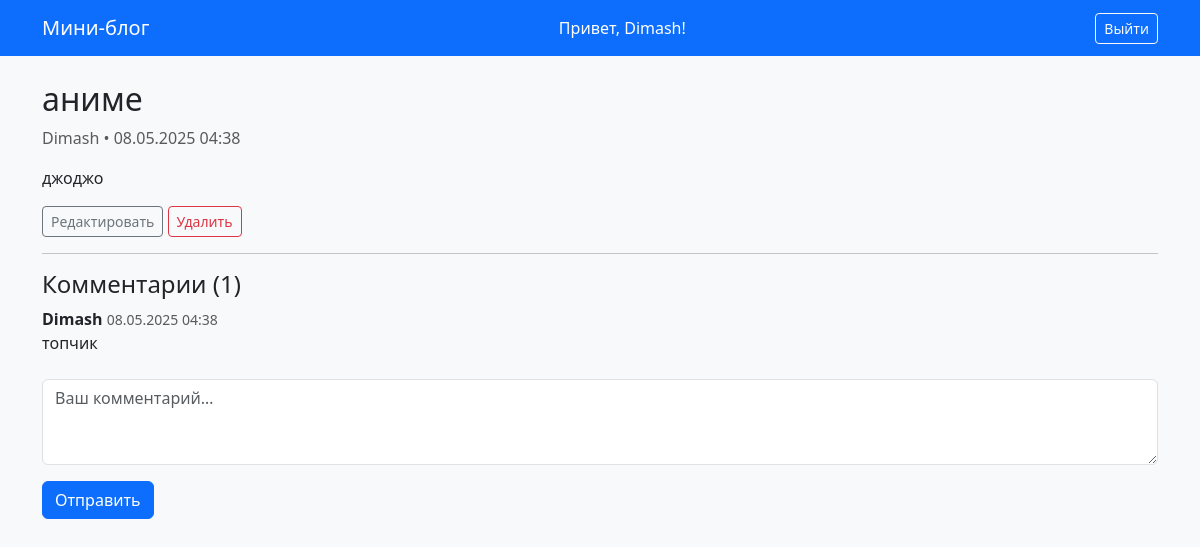
Page /posts/2/ (signed in) on the committed database.
### blog/models.py (models this page shows, shortened)
class Post(models.Model):
    title       = models.CharField(max_length=200)
    content     = models.TextField()
    created_at  = models.DateTimeField(auto_now_add=True)
    author      = models.ForeignKey(User, on_delete=models.CASCADE)

class Comment(models.Model):
    post        = models.ForeignKey(Post, related_name='comments', on_delete=models.CASCADE)
    text        = models.TextField()
    created_at  = models.DateTimeField(auto_now_add=True)
    author      = models.ForeignKey(User, on_delete=models.CASCADE)

### blog/views.py (the view)
# urls.py: path('posts/<int:pk>/', views.post_detail, name='post-detail'),
def post_detail(request, pk):
    post = get_object_or_404(Post, pk=pk)
    if request.method == 'POST' and request.user.is_authenticated:
        Comment.objects.create(
            post=post, text=request.POST['text'], author=request.user
        )
        return redirect('post-detail', pk=pk)
    return render(request, 'blog/post_detail.html', {'post': post})

### blog/templates/blog/post_detail.html (shortened to what this page needs)
{% extends "blog/base.html" %}
{% block content %}
  <div class="mb-3">
    <h2>{{ post.title }}</h2>
    <p class="text-muted">{{ post.author }} • {{ post.created_at|date:"d.m.Y H:i" }}</p>
    <p>{{ post.content }}</p>
    {% if user == post.author %}
      <a href="{% url 'post-update' post.pk %}" class="btn btn-outline-secondary btn-sm">Редактировать</a>
      <a href="{% url 'post-delete' post.pk %}" class="btn btn-outline-danger btn-sm">Удалить</a>
    {% endif %}
  </div>
  <hr>
  <h4>Комментарии ({{ post.comments.count }})</h4>
  {% for comment in post.comments.all %}
    <div class="mb-2">
      <strong>{{ comment.author }}</strong> <small class="text-muted">{{ comment.created_at|date:"d.m.Y H:i" }}</small>
      <p>{{ comment.text }}</p>
    </div>
  {% empty %}
    <p>Комментариев нет.</p>
  {% endfor %}
  {% if user.is_authenticated %}
    <form method="post" class="mt-4">
      <div class="mb-3">
        <textarea name="text" class="form-control" rows="3" placeholder="Ваш комментарий…"></textarea>
      </div>
      <button class="btn btn-primary">Отправить</button>
    </form>
  {% else %}
    <p><a href="{% url 'login' %}">Войдите</a>, чтобы оставить комментарий.</p>
  {% endif %}
{% endblock %}

### blog/templates/blog/base.html (shortened to what this page needs)
<!DOCTYPE html>
<html lang="ru">
<head>
  <link href="https://cdn.jsdelivr.net/npm/bootstrap@5.3.0/dist/css/bootstrap.min.css" rel="stylesheet">
</head>
<body class="bg-light">
  <nav class="navbar navbar-expand-lg navbar-dark bg-primary mb-4">
    <div class="container">
      <a class="navbar-brand" href="{% url 'post-list' %}">Мини-блог</a>
      {% if user.is_authenticated %}
        <span class="navbar-text text-white me-3">Привет, {{ user.username }}!</span>
        <form method="post" action="{% url 'logout' %}" class="d-inline">
          <button type="submit" class="btn btn-outline-light btn-sm">Выйти</button>
        </form>
      {% else %}
        <a class="btn btn-outline-light btn-sm me-2" href="{% url 'login' %}">Войти</a>
        <a class="btn btn-outline-light btn-sm" href="{% url 'register' %}">Регистрация</a>
      {% endif %}
    </div>
  </nav>
  <div class="container">
    {% block content %}{% endblock %}
  </div>
</body>
</html>

### rows in the picture
Post: title "аниме", author "Dimash", created_at "08.05.2025 04:38", content "джоджо", comments.count "1"
Comment: author "Dimash", created_at "08.05.2025 04:38", text "топчик"

### other values in the picture
{{ user.username }} "Dimash"
